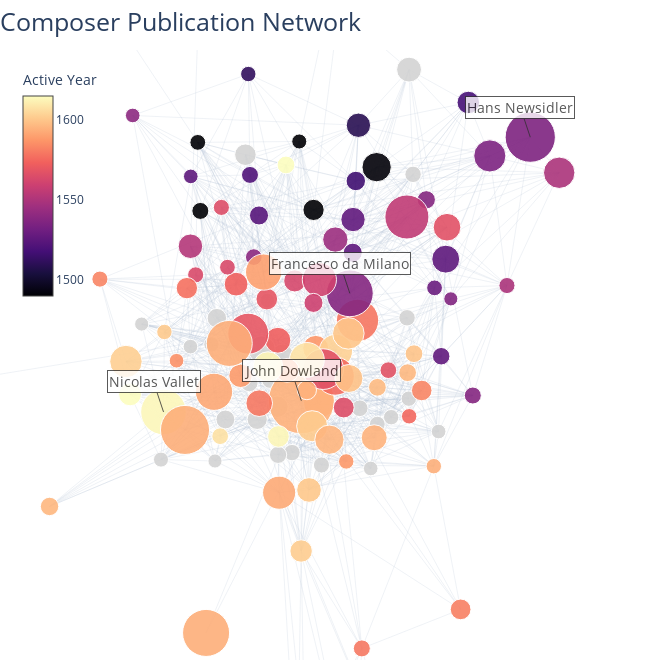

The code cell stored with this chart in its notebook:
### Code cell
fig = go.Figure()

# add edge traces 
for edge in G_reduced.edges():
    x0, y0 = pos[edge[0]]
    x1, y1 = pos[edge[1]]
    fig.add_trace(
        go.Scatter(
            x=[x0, x1, None],
            y=[y0, y1, None],
            mode='lines',
            line=dict(width=0.3, color='#b3bfd1'),
            opacity=0.7,
            name='Edges',
            showlegend=False
        )
    ) 

graph_df_dates = graph_df.query('not active_year.isna()')
graph_df_no_dates = graph_df.query('active_year.isna()')

# add node traces without dates (grey)
nodes_no_date = go.Scatter(
    x=graph_df_no_dates.x_pos,
    y=graph_df_no_dates.y_pos,
    mode='markers',
    marker=dict(
        size=graph_df_no_dates.node_size,
        color='lightgrey',
        line=dict(color='white', width=1),
        opacity=0.9
    ),
    hovertemplate='%{text}',
    hoverlabel=dict(bgcolor='white', font=dict(color='black'), namelength=0),
    text=graph_df_no_dates.index,
    showlegend=False
)
fig.add_trace(nodes_no_date)

# add node traces with dates (continuous color scale)
nodes_date = go.Scatter(
    x=graph_df_dates.x_pos,
    y=graph_df_dates.y_pos,
    mode='markers',
    marker=dict(
        size=graph_df_dates.node_size,
        color=graph_df_dates['active_year'],
        colorscale='Magma',
        cmin=1490,
        cmax=1615,
        colorbar=dict(
            title='Active Year',
            len=0.4,
            xanchor='left',
            yanchor='top',
            x=0.02,
            y=0.98,
            thickness=30
        ),
        line=dict(color='white', width=1),
        opacity=0.9
    ),
    hovertemplate='%{text}',
    hoverlabel=dict(bgcolor='white', font=dict(color='black'), namelength=0),
    text=graph_df_dates.index,
    showlegend=False
)
fig.add_trace(nodes_date)

# add labels for important composers
for comp in plot_comps:    
    fig.add_annotation(
        x=graph_df.loc[comp].x_pos,
        y=graph_df.loc[comp].y_pos,
        text=comp,
        arrowwidth=1,
        arrowcolor='#303030',
        font=dict(size=14, color="#303030"),
        bordercolor='#303030',
        borderwidth=1,
        bgcolor='white',
        opacity=0.8
    )

# general layout        
fig.update_layout(
    title=dict(text='Composer Publication Network', font=dict(size=25)),
    title_x=0,
    title_y=0.98,
    margin=dict(l=0,r=0,b=0,t=50),
    paper_bgcolor='rgba(0,0,0,0)',
    plot_bgcolor='rgba(0,0,0,0)',
    showlegend=True,
    legend=dict(x=0.02, y=0.98, xanchor='left', yanchor='top', font=dict(size=13), title='Nationality', bgcolor='rgba(0,0,0,0)'),
    hovermode='closest',
    height=660
)
        
# zoom in on network center    
fig.update_xaxes(
    visible=False,
    range=[-0.48, 0.56]
)
fig.update_yaxes(
    visible=False,
    range=[-0.62, 0.55]
)


export_and_plot(fig, 'network_graph_date', width=650)
